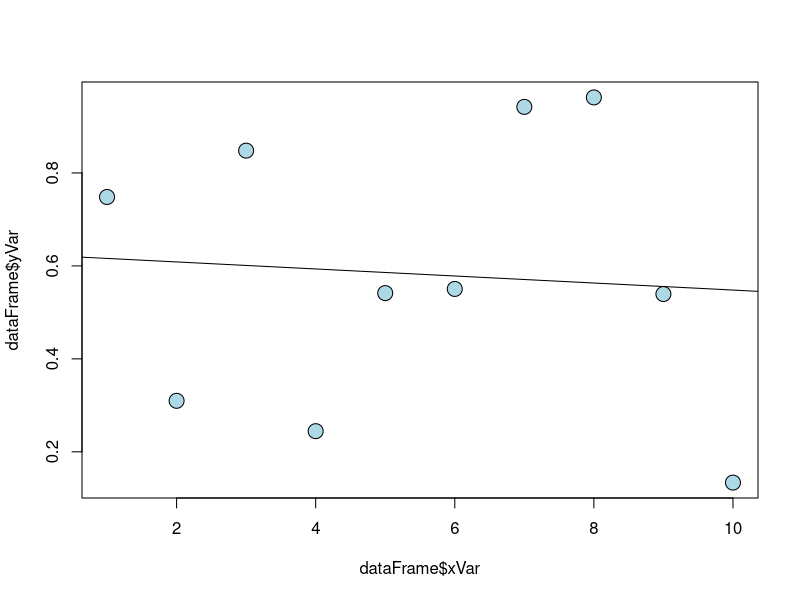
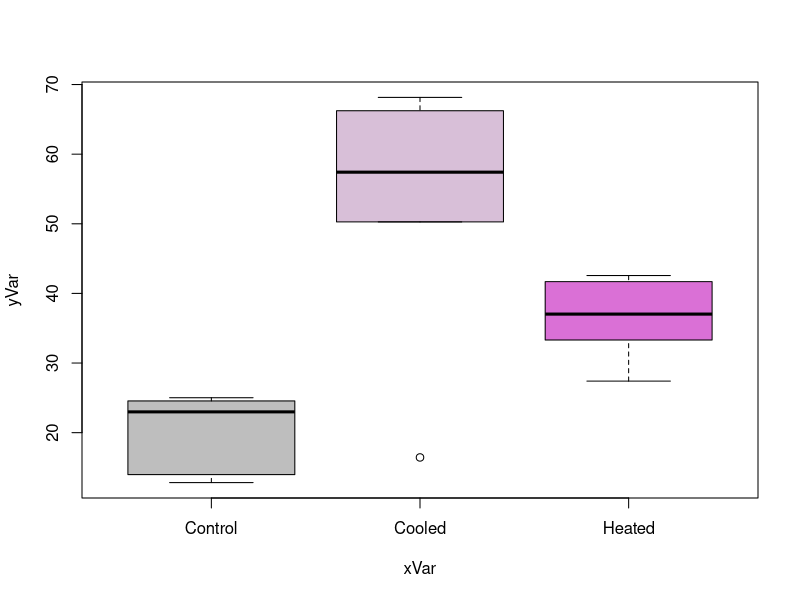
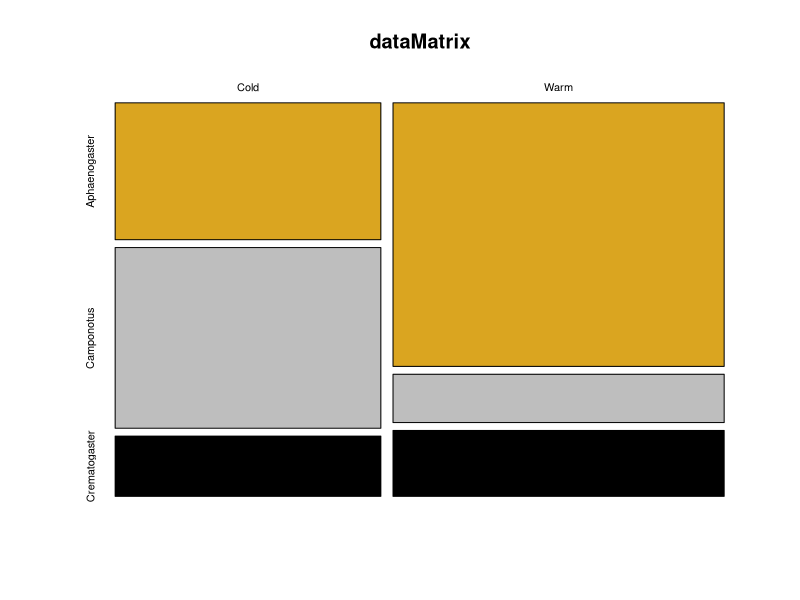
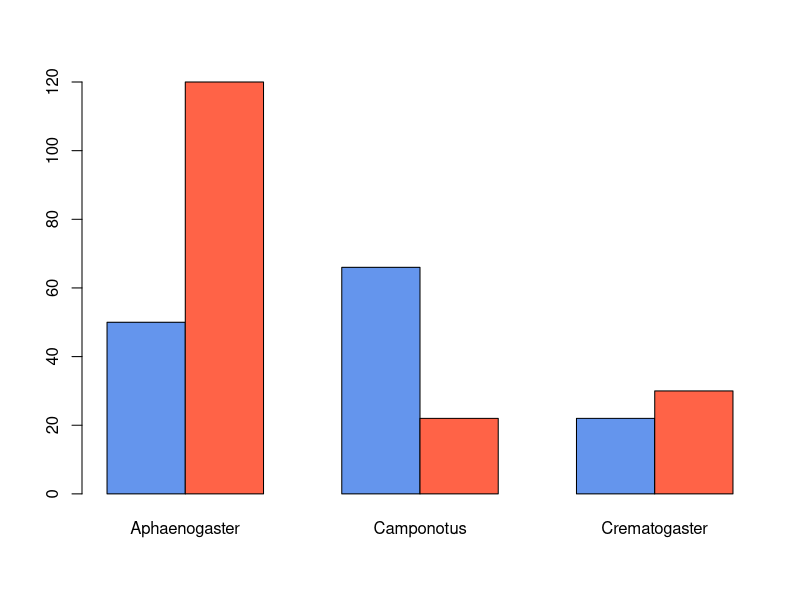
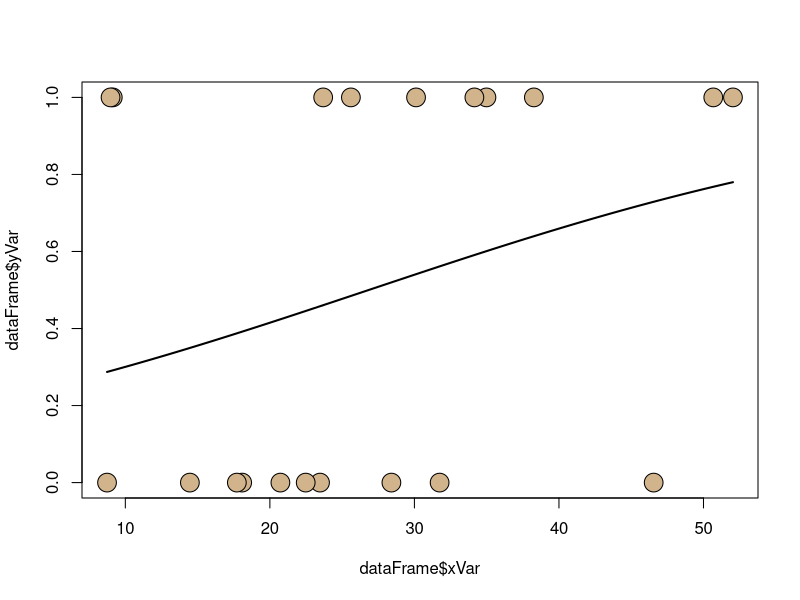
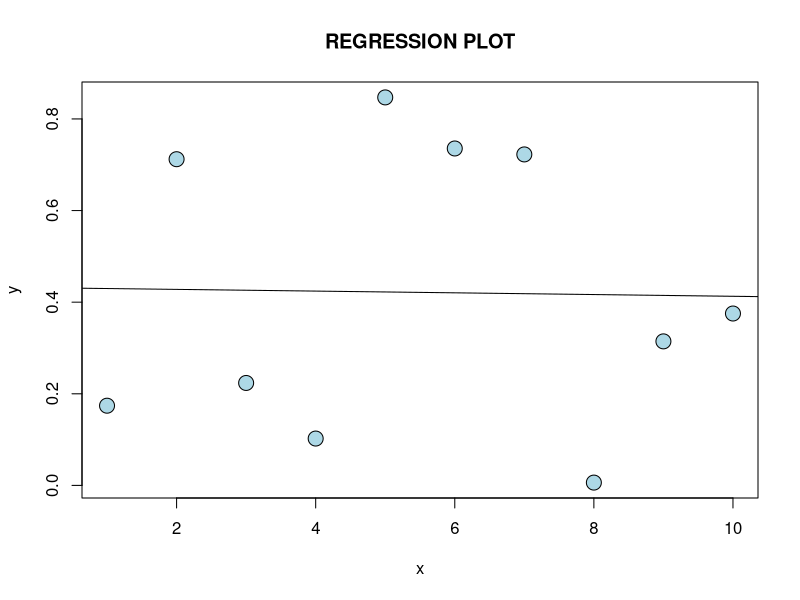
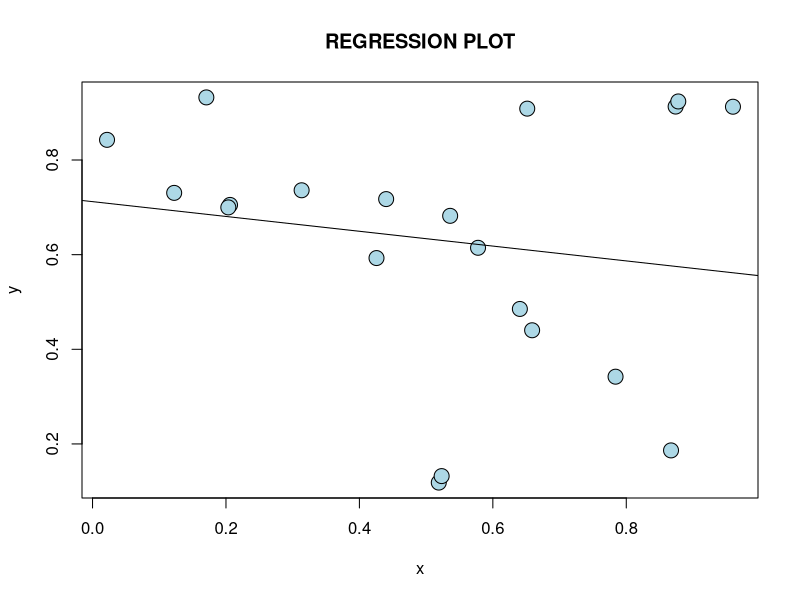
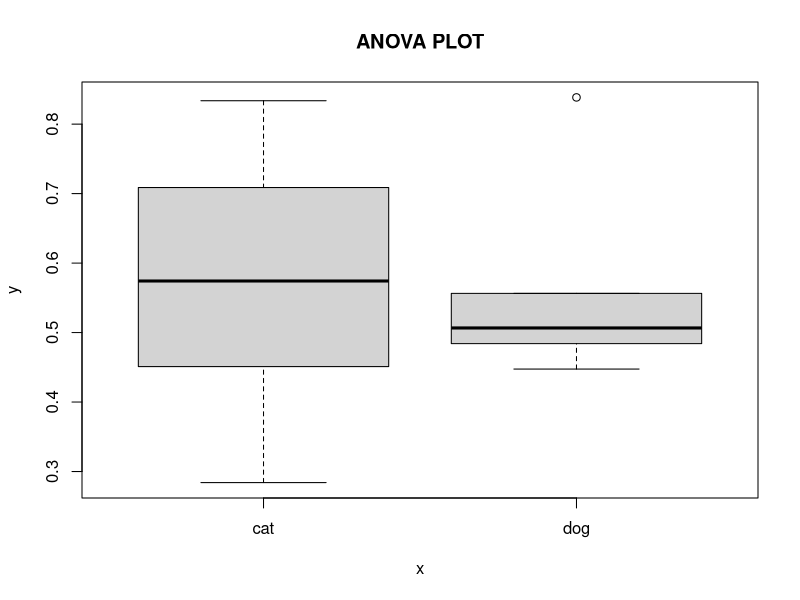

Write R code to recreate these figures, in order.
## ---- chunk 1
# data
xVar <- 1:10
yVar <- runif(10)
dataFrame <- data.frame(xVar,yVar)

# model
regModel <- lm(yVar~xVar,data=dataFrame)

# model output
print(regModel)
print(summary(regModel))

# plot
plot(y=dataFrame$yVar,x=dataFrame$xVar,pch=21,bg="lightblue",cex=2)
abline(regModel)
## ---- chunk 2
# data
xVar <- as.factor(rep(c("Control","Heated","Cooled"),each=5))
yVar <- c(rgamma(10,shape=5,scale=5),rgamma(5,shape=5,scale=10))
dataFrame <- data.frame(xVar,yVar)

# model
anovaModel <- aov(yVar~xVar,data=dataFrame)

# model output
print(anovaModel)
summary(anovaModel)

# plot
boxplot(yVar~xVar,data=dataFrame,col=c("grey","thistle","orchid"))
## ---- chunk 3
# data
vec1 <- c(50,66,22)
vec2 <- c(120,22,30)
dataMatrix <- rbind(vec1,vec2)
rownames(dataMatrix) <- c("Cold","Warm")
colnames(dataMatrix) <-c("Aphaenogaster",
                         "Camponotus",
                         "Crematogaster")



# model + model output
print(chisq.test(dataMatrix))

# plot
mosaicplot(x=dataMatrix,
           col=c("goldenrod","grey","black"),
           shade=FALSE)
barplot(height=dataMatrix,
        beside=TRUE,
        col=c("cornflowerblue","tomato"))
## ---- chunk 4
# data
xVar <- rgamma(n=20,shape=5,scale=5)
yVar <- rbinom(n=20,size=1,p=0.5)
dataFrame <- data.frame(xVar,yVar)

# model
logRegMod <- glm(yVar ~ xVar,
                 data=dataFrame,
                 family=binomial(link="logit"))
# model output
print(logRegMod)
summary(logRegMod)

# plot
plot(x=dataFrame$xVar, y=dataFrame$yVar,pch=21,bg="tan",cex=2.5)
curve(predict(logRegMod,data.frame(xVar=x),type="response"),add=TRUE,lwd=2)
## ---- chunk 5
# Create fake Data Set:
Pop1 <- runif(20)
Pop2 <- runif(20)
Factor1 <- c(rep("A", 10), rep("B", 10))
Factor2 <- as.factor(c(rep(1, 10), rep(0, 10)))
MyDF <- data.frame(Pop1, Pop2, Factor1, Factor2)
## ---- chunk 6
###########################################################################
# Function for a simple linear regression (takes cont. y and x variables)
###########################################################################

Regression <- function(x=1:10, y=runif(10)){
  regModel <- lm(y~x)
  
  z <- list(regModel, summary(regModel))
return(z)
}

###########################################################################
# END OF FUNCITON
###########################################################################

## ---- chunk 7
# run function on default values
Regression()

# Test Function with fake Data Set:
Regression(x=MyDF$Pop1, y=MyDF$Pop2)
## ---- chunk 8
###########################################################################
######### Function for a simple ANOVA (takes cont. y and disc. x variables)
###########################################################################

myANOVA <- function(x=as.factor(c(rep("cat", 5), rep("dog", 5))), y=runif(10)){
  AnModel <- aov(y~x)
  
  z <- list(AnModel, summary(AnModel))
return(z)
}

###########################################################################
# END OF FUNCITON
###########################################################################

## ---- chunk 9
# run function on default values
myANOVA()

# Test Function with fake Data Set:
myANOVA(x=MyDF$Factor1, y=MyDF$Pop2)
## ---- chunk 10
###########################################################################
# Function for a contingency anlaysis (takes disc. y and disc. x variables)
###########################################################################

myANOVA <- function(x=as.factor(c(rep("cat", 5), rep("dog", 5))), y=runif(10)){
  AnModel <- aov(y~x)
  
  z <- list(AnModel, summary(AnModel))
return(z)
}

###########################################################################
# END OF FUNCITON
###########################################################################

## ---- chunk 11
# run function on default values
myANOVA()

# Test Function with fake Data Set:
myANOVA(x=MyDF$Factor1, y=MyDF$Pop2)
## ---- chunk 12
###########################################################################
# function that plots data from regression (takes cont. y and x variables):
###########################################################################

RegressionPlot <- function(x=1:10, y=runif(10)){
  
  p <- plot(y=y,x=x,pch=21,bg="lightblue",cex=2, main="REGRESSION PLOT")
  regModel <- lm(y~x)
  abline(regModel)
  
return(p)
}

###########################################################################
# END OF FUNCITON
###########################################################################

## ---- chunk 13
# run the function with stock values:
RegressionPlot()

# Test Function with fake Data Set:
RegressionPlot(x=MyDF$Pop1, y=MyDF$Pop2)
## ---- chunk 14
###########################################################################
# Function that plots box plots from ANOVA (takes cont. y and x variables)
###########################################################################

myANOVAplot <- function(x=as.factor(c(rep("cat", 5), rep("dog", 5))), y=runif(10)){
  
  p <- boxplot(y~x, main="ANOVA PLOT")
  
return(p)
}

###########################################################################
# END OF FUNCITON
###########################################################################

## ---- chunk 15
# run function on default values
myANOVAplot()

# Test Function with fake Data Set:
myANOVAplot(x=MyDF$Factor1, y=MyDF$Pop2)
